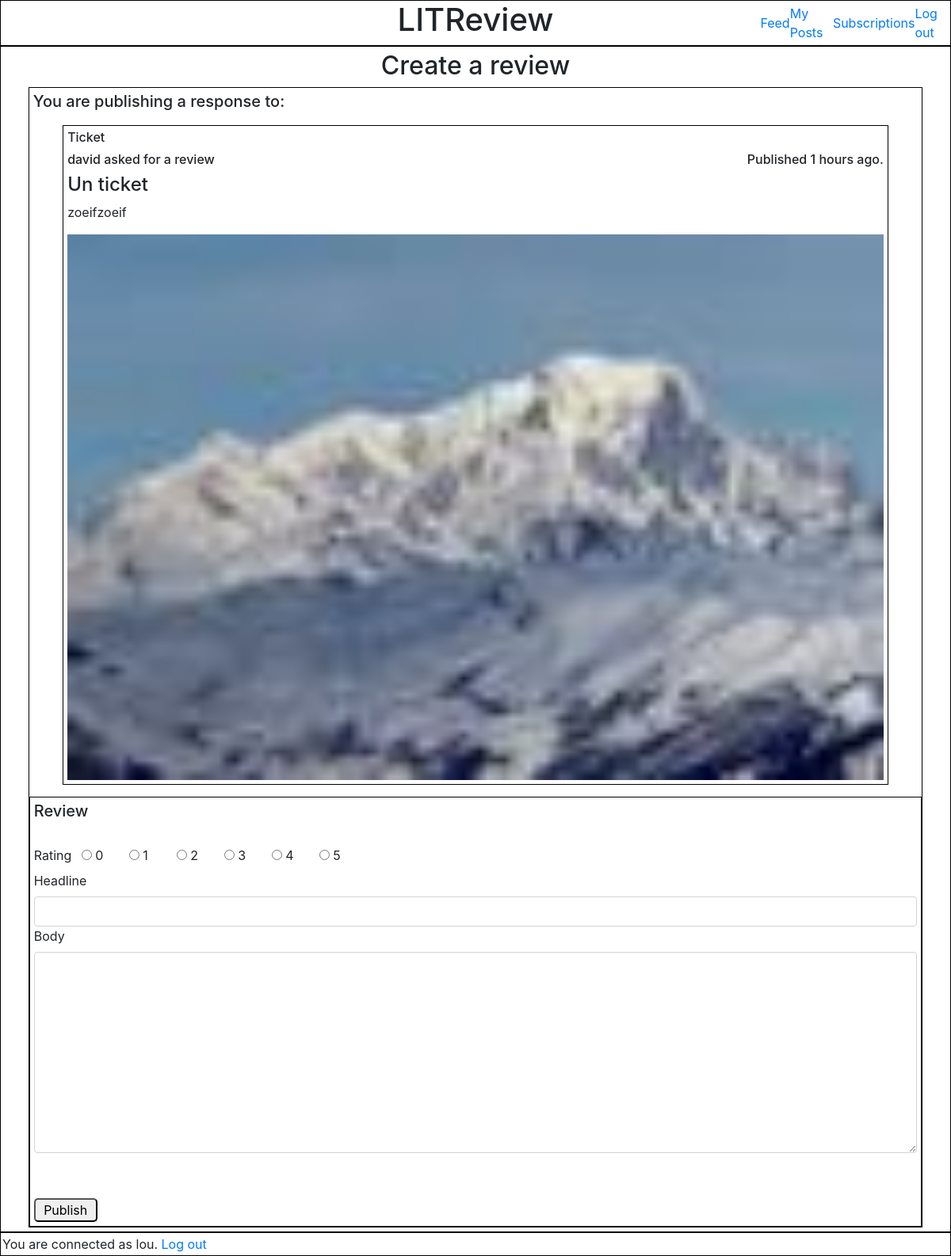
Screenshot of /feedapp/24 (signed in) with the database file from the repository.
### feedapp/models.py (models this page shows, shortened)
class Ticket(models.Model):
    title = models.CharField(max_length=128)
    description = models.CharField(max_length=2048, blank=True)
    user = models.ForeignKey(settings.AUTH_USER_MODEL, on_delete=models.CASCADE)
    image = models.ImageField(null=True, blank=True)
    time_created = models.DateTimeField(auto_now_add=True)
    IMAGE_MAX_SIZE = (100, 100)

### authentication/models.py (models this page shows)
class User(AbstractUser):
    username = models.CharField(max_length=20, unique=True)
    USERNAME_FIELD = 'username'

### feedapp/views.py (the view, shortened to what this page needs)
# urls.py: path('feedapp/<int:ticket_id>', answer_to_ticket, name='answer_ticket'),
@login_required
def answer_to_ticket(request, ticket_id):
    ticket_to_answer = get_object_or_404(models.Ticket, id=ticket_id)  # Get the ticket to be answered to
    form_review = forms.ReviewForm()  # Initialize a review form
    return render(request, 'feedapp/answer_ticket.html', context={'review_form': form_review,
                                                                  'ticket': ticket_to_answer})

### feedapp/forms.py
class ReviewForm(forms.ModelForm):
    edit_form = forms.BooleanField(widget=forms.HiddenInput, initial=True)
    rating = forms.ChoiceField(widget=forms.RadioSelect, choices=[(0, '0'), (1, '1'), (2, '2'), (3, '3'), (4, '4'),
                                                                  (5, '5')])
    class Meta:
        model = models.Review
        fields = ['rating', 'headline', 'body']

### feedapp/templatetags/feedapp_extras.py (called while the page is built)
@register.filter
def get_posted_at_display(posted_at):
    seconds_ago = (timezone.now() - posted_at).total_seconds()
    if seconds_ago <= HOUR:
        return f'Published {int(seconds_ago // MINUTE)} minutes ago.'
    elif seconds_ago <= DAY:
        return f'Published {int(seconds_ago // HOUR)} hours ago.'
    return f'Published on {posted_at.strftime("%d %b %y à %Hh%M")}'

@register.simple_tag(takes_context=True)
def get_poster_display(context, user):
    if user == context['user']:
        return 'You'
    return user.username

### feedapp/templates/feedapp/answer_ticket.html (shortened to what this page needs)
{% extends 'base.html' %}
{% load widget_tweaks %}
    {% block content %}
    <div class="main_content">
        <div class="answer_to_ticket">
            <h2>Create a review</h2>
            <div class="answer_to_ticket_area">
                <div class="answer_to_ticket_area_ticket_zone">
                    <h5>You are publishing a response to: </h5>
                    <div id="ticket_zone">
                        {% include 'feedapp/partials/ticket_snippet.html' %}
                    </div>
                </div>
                <div class="answer_to_ticket_area_review_zone">
                    <form method="post">
                        <h5>Review</h5>
                        <br>
                        <div id="review_rating">
                            <label>{{ review_form.rating.label }}</label>
                            <div class="radio_rating">
                                {% render_field review_form.rating %}
                            </div>
                        </div>
                        <label>{{ review_form.headline.label }}</label>
                        {% render_field review_form.headline class='form-control' %}
                        <label>{{ review_form.body.label }}</label>
                        {% render_field review_form.body class='form-control' %}
                        <br>
                        <button type="submit">Publish</button>
                    </form>
                </div>
            </div>
        </div>
    </div>
    {% endblock content %}

### templates/base.html (shortened to what this page needs)
<!DOCTYPE html>
<html lang="en">
<head>
    {% load static %}
    <link rel="stylesheet" href="{% static 'style.css' %}">
    <link rel="stylesheet" href="https://cdn.jsdelivr.net/npm/bootstrap@4.3.1/dist/css/bootstrap.min.css">
    <link rel="stylesheet" href="https://cdnjs.cloudflare.com/ajax/libs/font-awesome/4.7.0/css/font-awesome.min.css">
</head>
<body>
    <header class="base_header">
        <div id="header_spaceholder"></div>
        <div class="header_h1"><h1>LITReview</h1></div>
      <nav>
          <a href="{% url 'home_page' %}">Feed</a>
          <a href="{% url 'my_posts_page' %}">My Posts</a>
          <a href="{% url 'subscription_page' %}">Subscriptions</a>
          {% if user.is_authenticated %}
            <a href="{% url 'logout_page' %}">Log out</a>
          {% endif %}
      </nav>
    </header>
  {% block content %} {% endblock content %}
  {% if user.is_authenticated %}
    <footer>You are connected as {{ user }}. <a href="{% url 'logout_page' %}">Log out</a></footer>
  {% endif %}
</body>
</html>

### feedapp/templates/feedapp/partials/ticket_snippet.html
{% load static %}
{% load feedapp_extras %}
<div class="ticket">
    <h6>Ticket</h6>
    <div class="ticket_info">
        <h6>{% get_poster_display ticket.user %} asked for a review</h6>
        <h6>{{ ticket.time_created|get_posted_at_display }}</h6>
    </div>
    <h4>{{ ticket.title }}</h4>
    <p>{{ ticket.description }}</p>
    {% if ticket.image.url is not None %}
        <img src="{{ ticket.image.url }}">
    {% endif %}
</div>

### static/style.css (style rules this page uses)
.base_header { border: 1px black solid; display: flex; justify-content: center; }
.base_header nav { display: flex; flex: 0.3; justify-content: space-around; align-items: center; text-decoration: none; }
.base_header #header_spaceholder { flex: 0.3; }
.base_header .header_h1 { display: flex; flex: 0.9; justify-content: center; align-items: center; }
.main_content { border: 1px black solid; display: flex; flex-direction: column; justify-content: center; align-items: center; padding: 5px; min-height: 690px; }
.main_content h2 { text-align: center; }
.main_content button { border-radius: 5px; }
.ticket { display: flex; flex-direction: column; width: 95%; padding: 5px; }
.ticket .ticket_info { display: flex; justify-content: space-between; }
.answer_to_ticket { width: 95%; }
.answer_to_ticket .answer_to_ticket_area { border: 1px black solid; }
.answer_to_ticket_area_ticket_zone { padding: 5px; }
.answer_to_ticket_area_ticket_zone .ticket { border: 1px black solid; padding: 5px; }
#ticket_zone { display: flex; justify-content: center; align-items: center; padding: 10px; }
.answer_to_ticket .answer_to_ticket_area .answer_to_ticket_area_review_zone { border: 1px black solid; padding: 5px; }
.answer_to_ticket .answer_to_ticket_area .answer_to_ticket_area_review_zone form { display: flex; flex-direction: column; justify-content: space-between; }
.answer_to_ticket .answer_to_ticket_area .answer_to_ticket_area_review_zone form button { width: 80px; border-radius: 5px; }
#review_rating { display: flex; justify-content: flex-start; }
#review_rating label { width: 60px; }
#id_rating { display: flex; justify-content: space-between; }
footer { border: 1px black solid; display: flex; width: 100%; padding: 2px; }

### rows the page displays
Ticket: user.username "david", time_created|get_posted_at_display "Published 1 hours ago.", title "Un ticket", description "zoeifzoeif", image (picture)
User: username "lou"

### other values shown
{{ review_form.rating.label }} "Rating"
{{ review_form.headline.label }} "Headline"
{{ review_form.body.label }} "Body"
